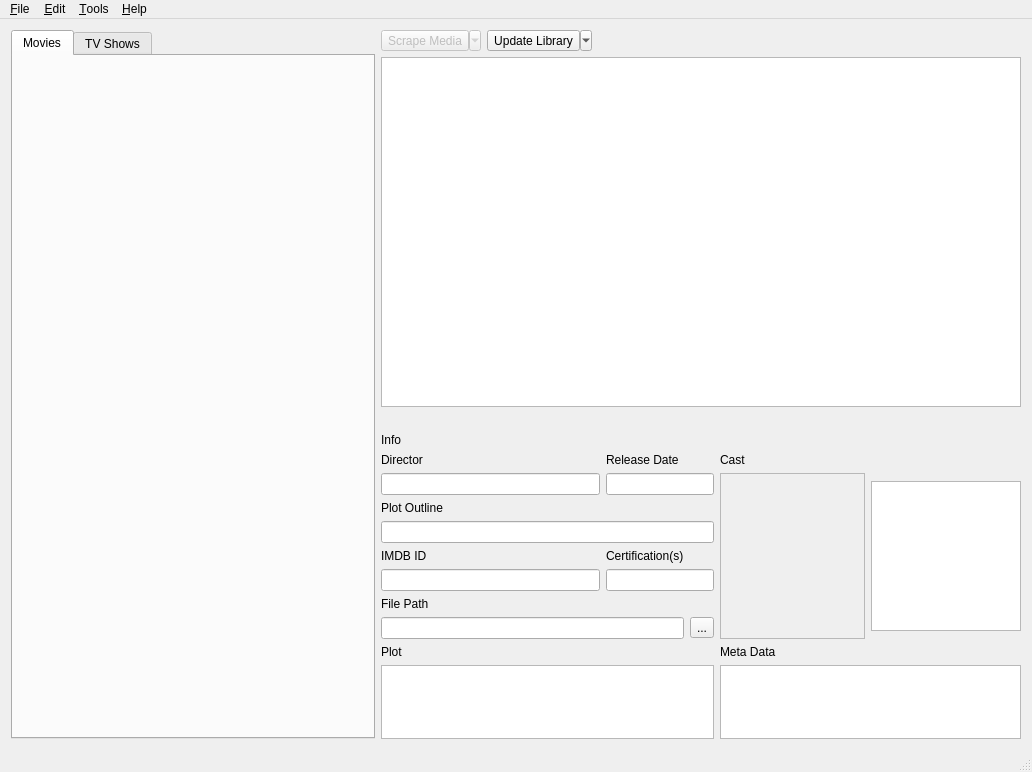
<?xml version="1.0" encoding="UTF-8"?>
<ui version="4.0">
 <class>uMainWindow</class>
 <widget class="QMainWindow" name="uMainWindow">
  <property name="geometry">
   <rect>
    <x>0</x>
    <y>0</y>
    <width>1032</width>
    <height>772</height>
   </rect>
  </property>
  <property name="minimumSize">
   <size>
    <width>800</width>
    <height>600</height>
   </size>
  </property>
  <property name="windowTitle">
   <string>Ember Media Manager++</string>
  </property>
  <widget class="QWidget" name="centralWidget">
   <property name="sizePolicy">
    <sizepolicy hsizetype="Expanding" vsizetype="Expanding">
     <horstretch>0</horstretch>
     <verstretch>0</verstretch>
    </sizepolicy>
   </property>
   <layout class="QGridLayout" name="gridLayout_2">
    <item row="2" column="4">
     <layout class="QGridLayout" name="gridLayout">
      <item row="1" column="1" colspan="3">
       <widget class="QGraphicsView" name="graphicsView">
        <property name="sizePolicy">
         <sizepolicy hsizetype="Expanding" vsizetype="Expanding">
          <horstretch>0</horstretch>
          <verstretch>0</verstretch>
         </sizepolicy>
        </property>
        <property name="minimumSize">
         <size>
          <width>400</width>
          <height>350</height>
         </size>
        </property>
       </widget>
      </item>
      <item row="0" column="2">
       <widget class="QToolButton" name="toolButton_2">
        <property name="text">
         <string>Update Library</string>
        </property>
        <property name="icon">
         <iconset resource="resources.qrc">
          <normaloff>:/icons/16x16/refresh.png</normaloff>:/icons/16x16/refresh.png</iconset>
        </property>
        <property name="popupMode">
         <enum>QToolButton::MenuButtonPopup</enum>
        </property>
        <property name="toolButtonStyle">
         <enum>Qt::ToolButtonTextBesideIcon</enum>
        </property>
       </widget>
      </item>
      <item row="0" column="1">
       <widget class="QToolButton" name="toolButton">
        <property name="enabled">
         <bool>false</bool>
        </property>
        <property name="text">
         <string>Scrape Media</string>
        </property>
        <property name="icon">
         <iconset resource="resources.qrc">
          <normaloff>:/icons/16x16/build.png</normaloff>:/icons/16x16/build.png</iconset>
        </property>
        <property name="popupMode">
         <enum>QToolButton::MenuButtonPopup</enum>
        </property>
        <property name="toolButtonStyle">
         <enum>Qt::ToolButtonTextBesideIcon</enum>
        </property>
        <property name="autoRaise">
         <bool>false</bool>
        </property>
        <property name="arrowType">
         <enum>Qt::NoArrow</enum>
        </property>
       </widget>
      </item>
      <item row="0" column="0" rowspan="4">
       <widget class="QTabWidget" name="tabWidget">
        <property name="sizePolicy">
         <sizepolicy hsizetype="Minimum" vsizetype="Preferred">
          <horstretch>0</horstretch>
          <verstretch>0</verstretch>
         </sizepolicy>
        </property>
        <property name="minimumSize">
         <size>
          <width>364</width>
          <height>200</height>
         </size>
        </property>
        <property name="maximumSize">
         <size>
          <width>364</width>
          <height>16777215</height>
         </size>
        </property>
        <property name="currentIndex">
         <number>0</number>
        </property>
        <widget class="QWidget" name="movies_tab">
         <property name="sizePolicy">
          <sizepolicy hsizetype="Minimum" vsizetype="Minimum">
           <horstretch>0</horstretch>
           <verstretch>0</verstretch>
          </sizepolicy>
         </property>
         <property name="minimumSize">
          <size>
           <width>100</width>
           <height>100</height>
          </size>
         </property>
         <attribute name="title">
          <string>Movies</string>
         </attribute>
        </widget>
        <widget class="QWidget" name="tv_shows_tab">
         <property name="sizePolicy">
          <sizepolicy hsizetype="Minimum" vsizetype="Minimum">
           <horstretch>0</horstretch>
           <verstretch>0</verstretch>
          </sizepolicy>
         </property>
         <property name="minimumSize">
          <size>
           <width>100</width>
           <height>100</height>
          </size>
         </property>
         <attribute name="title">
          <string>TV Shows</string>
         </attribute>
        </widget>
       </widget>
      </item>
      <item row="0" column="3">
       <spacer name="horizontalSpacer_2">
        <property name="orientation">
         <enum>Qt::Horizontal</enum>
        </property>
        <property name="sizeHint" stdset="0">
         <size>
          <width>40</width>
          <height>20</height>
         </size>
        </property>
       </spacer>
      </item>
      <item row="2" column="1" colspan="3">
       <spacer name="horizontalSpacer">
        <property name="orientation">
         <enum>Qt::Horizontal</enum>
        </property>
        <property name="sizeHint" stdset="0">
         <size>
          <width>40</width>
          <height>20</height>
         </size>
        </property>
       </spacer>
      </item>
      <item row="3" column="1" colspan="3">
       <layout class="QGridLayout" name="gridLayout_3">
        <item row="6" column="1" colspan="2">
         <widget class="QLineEdit" name="lineEdit_6">
          <property name="readOnly">
           <bool>true</bool>
          </property>
         </widget>
        </item>
        <item row="10" column="0" colspan="3">
         <widget class="QTextEdit" name="textEdit">
          <property name="readOnly">
           <bool>true</bool>
          </property>
         </widget>
        </item>
        <item row="7" column="0" colspan="3">
         <widget class="QLabel" name="label_8">
          <property name="sizePolicy">
           <sizepolicy hsizetype="Expanding" vsizetype="Preferred">
            <horstretch>0</horstretch>
            <verstretch>0</verstretch>
           </sizepolicy>
          </property>
          <property name="text">
           <string>File Path</string>
          </property>
         </widget>
        </item>
        <item row="9" column="0" colspan="3">
         <widget class="QLabel" name="label_9">
          <property name="sizePolicy">
           <sizepolicy hsizetype="Expanding" vsizetype="Preferred">
            <horstretch>0</horstretch>
            <verstretch>0</verstretch>
           </sizepolicy>
          </property>
          <property name="text">
           <string>Plot</string>
          </property>
         </widget>
        </item>
        <item row="5" column="1" colspan="2">
         <widget class="QLabel" name="label_7">
          <property name="sizePolicy">
           <sizepolicy hsizetype="Expanding" vsizetype="Preferred">
            <horstretch>0</horstretch>
            <verstretch>0</verstretch>
           </sizepolicy>
          </property>
          <property name="text">
           <string>Certification(s)</string>
          </property>
         </widget>
        </item>
        <item row="4" column="0" colspan="3">
         <widget class="QLineEdit" name="lineEdit_4">
          <property name="readOnly">
           <bool>true</bool>
          </property>
         </widget>
        </item>
        <item row="3" column="0" colspan="3">
         <widget class="QLabel" name="label_5">
          <property name="text">
           <string>Plot Outline</string>
          </property>
         </widget>
        </item>
        <item row="8" column="2">
         <widget class="QToolButton" name="toolButton_3">
          <property name="text">
           <string>...</string>
          </property>
          <property name="icon">
           <iconset resource="resources.qrc">
            <normaloff>:/icons/16x16/play.png</normaloff>:/icons/16x16/play.png</iconset>
          </property>
         </widget>
        </item>
        <item row="8" column="0" colspan="2">
         <widget class="QLineEdit" name="lineEdit_7">
          <property name="readOnly">
           <bool>true</bool>
          </property>
         </widget>
        </item>
        <item row="9" column="3">
         <widget class="QLabel" name="label_10">
          <property name="sizePolicy">
           <sizepolicy hsizetype="Expanding" vsizetype="Preferred">
            <horstretch>0</horstretch>
            <verstretch>0</verstretch>
           </sizepolicy>
          </property>
          <property name="text">
           <string>Meta Data</string>
          </property>
         </widget>
        </item>
        <item row="5" column="0">
         <widget class="QLabel" name="label_6">
          <property name="sizePolicy">
           <sizepolicy hsizetype="Expanding" vsizetype="Preferred">
            <horstretch>0</horstretch>
            <verstretch>0</verstretch>
           </sizepolicy>
          </property>
          <property name="text">
           <string>IMDB ID</string>
          </property>
         </widget>
        </item>
        <item row="0" column="0" colspan="4">
         <widget class="QLabel" name="label_2">
          <property name="sizePolicy">
           <sizepolicy hsizetype="Expanding" vsizetype="Preferred">
            <horstretch>0</horstretch>
            <verstretch>0</verstretch>
           </sizepolicy>
          </property>
          <property name="autoFillBackground">
           <bool>false</bool>
          </property>
          <property name="text">
           <string>Info</string>
          </property>
         </widget>
        </item>
        <item row="6" column="0">
         <widget class="QLineEdit" name="lineEdit_5">
          <property name="readOnly">
           <bool>true</bool>
          </property>
         </widget>
        </item>
        <item row="1" column="3">
         <widget class="QLabel" name="label_4">
          <property name="sizePolicy">
           <sizepolicy hsizetype="Minimum" vsizetype="Minimum">
            <horstretch>0</horstretch>
            <verstretch>0</verstretch>
           </sizepolicy>
          </property>
          <property name="minimumSize">
           <size>
            <width>301</width>
            <height>0</height>
           </size>
          </property>
          <property name="text">
           <string>Cast</string>
          </property>
         </widget>
        </item>
        <item row="10" column="3">
         <widget class="QTextEdit" name="textEdit_2">
          <property name="readOnly">
           <bool>true</bool>
          </property>
         </widget>
        </item>
        <item row="2" column="3" rowspan="7">
         <layout class="QHBoxLayout" name="horizontalLayout">
          <item>
           <widget class="QScrollArea" name="scrollArea">
            <property name="widgetResizable">
             <bool>true</bool>
            </property>
            <widget class="QWidget" name="scrollAreaWidgetContents">
             <property name="geometry">
              <rect>
               <x>0</x>
               <y>0</y>
               <width>141</width>
               <height>153</height>
              </rect>
             </property>
            </widget>
           </widget>
          </item>
          <item>
           <widget class="QGraphicsView" name="graphicsView_2">
            <property name="sizePolicy">
             <sizepolicy hsizetype="Fixed" vsizetype="Fixed">
              <horstretch>0</horstretch>
              <verstretch>0</verstretch>
             </sizepolicy>
            </property>
            <property name="minimumSize">
             <size>
              <width>0</width>
              <height>0</height>
             </size>
            </property>
            <property name="maximumSize">
             <size>
              <width>150</width>
              <height>150</height>
             </size>
            </property>
           </widget>
          </item>
         </layout>
        </item>
        <item row="2" column="0">
         <widget class="QLineEdit" name="lineEdit">
          <property name="readOnly">
           <bool>true</bool>
          </property>
         </widget>
        </item>
        <item row="1" column="0">
         <widget class="QLabel" name="label">
          <property name="sizePolicy">
           <sizepolicy hsizetype="Expanding" vsizetype="Preferred">
            <horstretch>0</horstretch>
            <verstretch>0</verstretch>
           </sizepolicy>
          </property>
          <property name="text">
           <string>Director</string>
          </property>
         </widget>
        </item>
        <item row="2" column="1" colspan="2">
         <widget class="QLineEdit" name="lineEdit_2">
          <property name="readOnly">
           <bool>true</bool>
          </property>
         </widget>
        </item>
        <item row="1" column="1" colspan="2">
         <widget class="QLabel" name="label_3">
          <property name="sizePolicy">
           <sizepolicy hsizetype="Expanding" vsizetype="Preferred">
            <horstretch>0</horstretch>
            <verstretch>0</verstretch>
           </sizepolicy>
          </property>
          <property name="text">
           <string>Release Date</string>
          </property>
         </widget>
        </item>
       </layout>
      </item>
     </layout>
    </item>
   </layout>
  </widget>
  <widget class="QMenuBar" name="menuBar">
   <property name="geometry">
    <rect>
     <x>0</x>
     <y>0</y>
     <width>1032</width>
     <height>21</height>
    </rect>
   </property>
   <widget class="QMenu" name="menuFile">
    <property name="title">
     <string>&amp;File</string>
    </property>
    <addaction name="actionExit"/>
   </widget>
   <widget class="QMenu" name="menuEdit">
    <property name="title">
     <string>&amp;Edit</string>
    </property>
    <addaction name="actionSettings"/>
   </widget>
   <widget class="QMenu" name="menuTools">
    <property name="title">
     <string>&amp;Tools</string>
    </property>
    <addaction name="actionClean_Files"/>
    <addaction name="actionSort_Files_Into_Folders"/>
    <addaction name="actionCopy_Existing_Fanart_To_Backdrops_Folder"/>
    <addaction name="separator"/>
    <addaction name="actionSets_Manager"/>
    <addaction name="separator"/>
    <addaction name="actionClear_All_Caches"/>
    <addaction name="actionRe_load_All_Movies"/>
    <addaction name="actionClean_Database"/>
   </widget>
   <widget class="QMenu" name="menuHelp">
    <property name="title">
     <string>&amp;Help</string>
    </property>
    <addaction name="action_Wiki"/>
    <addaction name="separator"/>
    <addaction name="action_Versions"/>
    <addaction name="actionCheck_For_Updates"/>
    <addaction name="separator"/>
    <addaction name="action_About"/>
   </widget>
   <addaction name="menuFile"/>
   <addaction name="menuEdit"/>
   <addaction name="menuTools"/>
   <addaction name="menuHelp"/>
  </widget>
  <widget class="QStatusBar" name="statusBar"/>
  <action name="actionExit">
   <property name="icon">
    <iconset resource="resources.qrc">
     <normaloff>:/icons/16x16/exit.png</normaloff>:/icons/16x16/exit.png</iconset>
   </property>
   <property name="text">
    <string>E&amp;xit</string>
   </property>
  </action>
  <action name="actionSettings">
   <property name="icon">
    <iconset resource="resources.qrc">
     <normaloff>:/icons/16x16/run.png</normaloff>:/icons/16x16/run.png</iconset>
   </property>
   <property name="text">
    <string>&amp;Settings</string>
   </property>
  </action>
  <action name="actionClean_Files">
   <property name="enabled">
    <bool>false</bool>
   </property>
   <property name="icon">
    <iconset resource="resources.qrc">
     <normaloff>:/icons/16x16/editcopy.png</normaloff>:/icons/16x16/editcopy.png</iconset>
   </property>
   <property name="text">
    <string>&amp;Clean Files</string>
   </property>
  </action>
  <action name="actionSort_Files_Into_Folders">
   <property name="enabled">
    <bool>false</bool>
   </property>
   <property name="icon">
    <iconset resource="resources.qrc">
     <normaloff>:/icons/16x16/folder-new.png</normaloff>:/icons/16x16/folder-new.png</iconset>
   </property>
   <property name="text">
    <string>&amp;Sort Files Into Folders</string>
   </property>
  </action>
  <action name="actionCopy_Existing_Fanart_To_Backdrops_Folder">
   <property name="enabled">
    <bool>false</bool>
   </property>
   <property name="icon">
    <iconset resource="resources.qrc">
     <normaloff>:/icons/16x16/insert-image.png</normaloff>:/icons/16x16/insert-image.png</iconset>
   </property>
   <property name="text">
    <string>Copy Existing Fanart To &amp;Backdrops Folder</string>
   </property>
  </action>
  <action name="actionSets_Manager">
   <property name="enabled">
    <bool>false</bool>
   </property>
   <property name="icon">
    <iconset resource="resources.qrc">
     <normaloff>:/icons/16x16/tooloptions.png</normaloff>:/icons/16x16/tooloptions.png</iconset>
   </property>
   <property name="text">
    <string>Sets &amp;Manager</string>
   </property>
  </action>
  <action name="actionClear_All_Caches">
   <property name="enabled">
    <bool>false</bool>
   </property>
   <property name="icon">
    <iconset resource="resources.qrc">
     <normaloff>:/icons/16x16/clear.png</normaloff>:/icons/16x16/clear.png</iconset>
   </property>
   <property name="text">
    <string>Clear &amp;All Caches</string>
   </property>
  </action>
  <action name="actionRe_load_All_Movies">
   <property name="enabled">
    <bool>false</bool>
   </property>
   <property name="icon">
    <iconset resource="resources.qrc">
     <normaloff>:/icons/16x16/refresh.png</normaloff>:/icons/16x16/refresh.png</iconset>
   </property>
   <property name="text">
    <string>Re&amp;load All Movies</string>
   </property>
  </action>
  <action name="actionClean_Database">
   <property name="enabled">
    <bool>false</bool>
   </property>
   <property name="icon">
    <iconset resource="resources.qrc">
     <normaloff>:/icons/16x16/db_remove.png</normaloff>:/icons/16x16/db_remove.png</iconset>
   </property>
   <property name="text">
    <string>Clean Database</string>
   </property>
  </action>
  <action name="action_Wiki">
   <property name="enabled">
    <bool>true</bool>
   </property>
   <property name="icon">
    <iconset resource="resources.qrc">
     <normaloff>:/icons/16x16/help.png</normaloff>:/icons/16x16/help.png</iconset>
   </property>
   <property name="text">
    <string>&amp;Wiki...</string>
   </property>
   <property name="visible">
    <bool>true</bool>
   </property>
  </action>
  <action name="action_Versions">
   <property name="icon">
    <iconset resource="resources.qrc">
     <normaloff>:/icons/16x16/flag-yellow.png</normaloff>:/icons/16x16/flag-yellow.png</iconset>
   </property>
   <property name="text">
    <string>&amp;Versions...</string>
   </property>
  </action>
  <action name="actionCheck_For_Updates">
   <property name="enabled">
    <bool>false</bool>
   </property>
   <property name="icon">
    <iconset resource="resources.qrc">
     <normaloff>:/icons/16x16/update.png</normaloff>:/icons/16x16/update.png</iconset>
   </property>
   <property name="text">
    <string>Check For Updates</string>
   </property>
   <property name="visible">
    <bool>false</bool>
   </property>
  </action>
  <action name="action_About">
   <property name="icon">
    <iconset resource="resources.qrc">
     <normaloff>:/icons/16x16/info.png</normaloff>:/icons/16x16/info.png</iconset>
   </property>
   <property name="text">
    <string>&amp;About...</string>
   </property>
  </action>
 </widget>
 <layoutdefault spacing="6" margin="11"/>
 <resources>
  <include location="resources.qrc"/>
 </resources>
 <connections/>
</ui>
